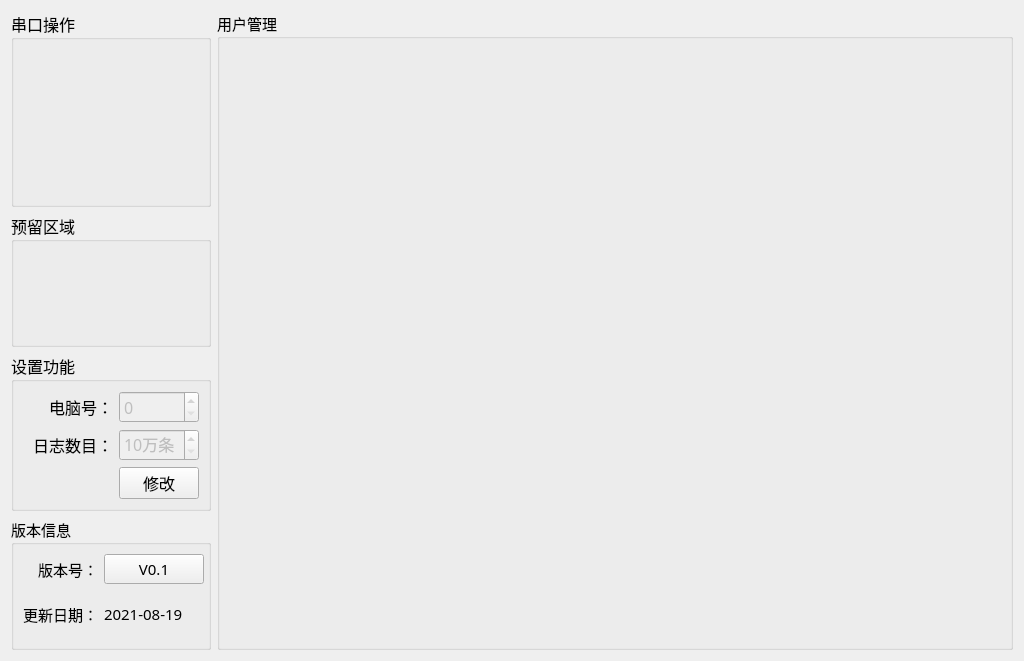
<?xml version="1.0" encoding="UTF-8"?>
<ui version="4.0">
 <class>Setup_MainWid</class>
 <widget class="QWidget" name="Setup_MainWid">
  <property name="geometry">
   <rect>
    <x>0</x>
    <y>0</y>
    <width>1024</width>
    <height>661</height>
   </rect>
  </property>
  <property name="font">
   <font>
    <family>微软雅黑</family>
    <pointsize>11</pointsize>
   </font>
  </property>
  <property name="windowTitle">
   <string>Form</string>
  </property>
  <layout class="QGridLayout" name="gridLayout_6">
   <item row="0" column="0">
    <widget class="QGroupBox" name="groupBox_3">
     <property name="minimumSize">
      <size>
       <width>0</width>
       <height>80</height>
      </size>
     </property>
     <property name="maximumSize">
      <size>
       <width>200</width>
       <height>220</height>
      </size>
     </property>
     <property name="font">
      <font>
       <family>微软雅黑</family>
       <pointsize>12</pointsize>
      </font>
     </property>
     <property name="title">
      <string>串口操作</string>
     </property>
     <layout class="QGridLayout" name="gridLayout">
      <item row="0" column="0">
       <widget class="QWidget" name="comWid" native="true">
        <property name="minimumSize">
         <size>
          <width>0</width>
          <height>70</height>
         </size>
        </property>
       </widget>
      </item>
      <item row="1" column="0">
       <widget class="QWidget" name="sourceWid" native="true">
        <property name="minimumSize">
         <size>
          <width>0</width>
          <height>70</height>
         </size>
        </property>
       </widget>
      </item>
     </layout>
    </widget>
   </item>
   <item row="0" column="1" rowspan="4">
    <widget class="QGroupBox" name="groupBox_5">
     <property name="title">
      <string>用户管理</string>
     </property>
     <layout class="QGridLayout" name="gridLayout_4">
      <item row="0" column="0">
       <widget class="QStackedWidget" name="stackedWid"/>
      </item>
     </layout>
    </widget>
   </item>
   <item row="1" column="0">
    <widget class="QGroupBox" name="groupBox_4">
     <property name="maximumSize">
      <size>
       <width>200</width>
       <height>300</height>
      </size>
     </property>
     <property name="font">
      <font>
       <family>微软雅黑</family>
       <pointsize>12</pointsize>
      </font>
     </property>
     <property name="title">
      <string>预留区域</string>
     </property>
     <layout class="QGridLayout" name="gridLayout_3"/>
    </widget>
   </item>
   <item row="2" column="0">
    <widget class="QGroupBox" name="groupBox_2">
     <property name="minimumSize">
      <size>
       <width>0</width>
       <height>0</height>
      </size>
     </property>
     <property name="maximumSize">
      <size>
       <width>200</width>
       <height>16777215</height>
      </size>
     </property>
     <property name="font">
      <font>
       <family>微软雅黑</family>
       <pointsize>12</pointsize>
      </font>
     </property>
     <property name="title">
      <string>设置功能</string>
     </property>
     <layout class="QGridLayout" name="gridLayout_5">
      <item row="0" column="0">
       <widget class="QLabel" name="label_16">
        <property name="text">
         <string>电脑号：</string>
        </property>
        <property name="alignment">
         <set>Qt::AlignRight|Qt::AlignTrailing|Qt::AlignVCenter</set>
        </property>
       </widget>
      </item>
      <item row="0" column="1">
       <widget class="QSpinBox" name="pcNumSpin">
        <property name="enabled">
         <bool>false</bool>
        </property>
        <property name="styleSheet">
         <string notr="true"/>
        </property>
        <property name="maximum">
         <number>9</number>
        </property>
       </widget>
      </item>
      <item row="1" column="0">
       <widget class="QLabel" name="label_15">
        <property name="text">
         <string>日志数目：</string>
        </property>
        <property name="alignment">
         <set>Qt::AlignRight|Qt::AlignTrailing|Qt::AlignVCenter</set>
        </property>
       </widget>
      </item>
      <item row="1" column="1">
       <widget class="QSpinBox" name="logCountSpin">
        <property name="enabled">
         <bool>false</bool>
        </property>
        <property name="suffix">
         <string>万条</string>
        </property>
        <property name="minimum">
         <number>10</number>
        </property>
       </widget>
      </item>
      <item row="2" column="0">
       <spacer name="horizontalSpacer_2">
        <property name="orientation">
         <enum>Qt::Horizontal</enum>
        </property>
        <property name="sizeHint" stdset="0">
         <size>
          <width>92</width>
          <height>20</height>
         </size>
        </property>
       </spacer>
      </item>
      <item row="2" column="1">
       <widget class="QPushButton" name="pcBtn">
        <property name="text">
         <string>修改</string>
        </property>
       </widget>
      </item>
     </layout>
    </widget>
   </item>
   <item row="3" column="0">
    <widget class="QGroupBox" name="groupBox">
     <property name="maximumSize">
      <size>
       <width>200</width>
       <height>140</height>
      </size>
     </property>
     <property name="title">
      <string>版本信息</string>
     </property>
     <layout class="QGridLayout" name="gridLayout_2">
      <item row="1" column="2">
       <widget class="QLabel" name="label_date">
        <property name="text">
         <string>2021-08-19</string>
        </property>
       </widget>
      </item>
      <item row="0" column="0">
       <widget class="QLabel" name="label">
        <property name="text">
         <string>版本号：</string>
        </property>
        <property name="alignment">
         <set>Qt::AlignRight|Qt::AlignTrailing|Qt::AlignVCenter</set>
        </property>
       </widget>
      </item>
      <item row="1" column="0">
       <widget class="QLabel" name="label_3">
        <property name="text">
         <string>更新日期：</string>
        </property>
        <property name="alignment">
         <set>Qt::AlignRight|Qt::AlignTrailing|Qt::AlignVCenter</set>
        </property>
       </widget>
      </item>
      <item row="0" column="2">
       <widget class="QPushButton" name="verBtn">
        <property name="minimumSize">
         <size>
          <width>100</width>
          <height>30</height>
         </size>
        </property>
        <property name="text">
         <string>V0.1</string>
        </property>
       </widget>
      </item>
     </layout>
    </widget>
   </item>
  </layout>
 </widget>
 <resources/>
 <connections/>
</ui>
